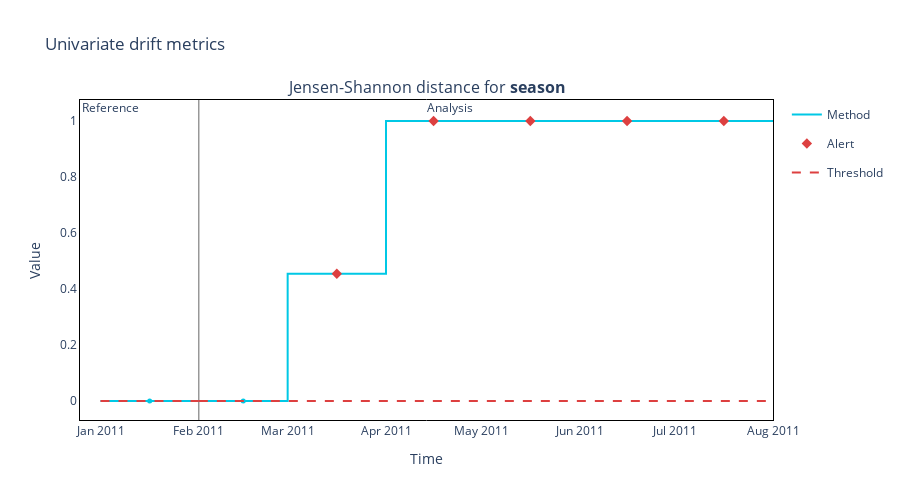

The notebook cell this image was saved under:
### Code cell
from source.mlops_observation.utils.visualization import drift_distribution_cat_plot
# t = drift_distribution_num_plot(
#     reference=reference,
#     current=current,
#     col='temp',
#     timestamp_col='time_stamp'
# ).show()
t = drift_distribution_cat_plot(
    reference=reference,
    current=current,
    col='season',
    timestamp_col='time_stamp',
    kind='drift'
)
t.show()

### Figure 1 — Plotly figure (JSON) as saved in the notebook; plotly's stock layout.template omitted (floating-point values rounded to 4 significant figures)
{"data": [{"hoverinfo": "skip", "legendgroup": "metric_reference", "line": {"color": "#00c8e5", "shape": "hv", "width": 2}, "mode": "lines", "name": "Method", "showlegend": true, "type": "scatter", "x": ["2011-01-01T00:00:00", "2011-01-31T23:59:59.999999"], "xaxis": "x", "y": [0, 0], "yaxis": "y"}, {"customdata": [["Jensen-Shannon distance for <b>season</b>", "<b style=\"color:#00c8e5;line-height:60px\">Reference</b>", "", "2011-01", "From <b>Jan-01-2011</b> to <b>Jan-31-2011</b>", 0]], "hovertemplate": "%{customdata[1]} &nbsp; &nbsp; %{customdata[2]} <br />Chunk: <b>%{customdata[3]}</b> &nbsp; &nbsp; %{customdata[4]} <br />%{customdata[0]}: <b>%{customdata[5]}</b><b r /><extra></extra>", "legendgroup": "metric_reference", "marker": {"color": "#00c8e5", "size": 5, "symbol": "circle"}, "mode": "markers", "name": "Method", "showlegend": false, "type": "scatter", "x": ["2011-01-16T11:59:59.999999"], "xaxis": "x", "y": [0, 0], "yaxis": "y"}, {"hoverinfo": "skip", "legendgroup": "metric_analysis", "line": {"color": "#00c8e5", "shape": "hv", "width": 2}, "mode": "lines", "name": "Method", "showlegend": false, "type": "scatter", "x": ["2011-02-01T00:00:00", "2011-03-01T00:00:00", "2011-04-01T00:00:00", "2011-05-01T00:00:00", "2011-06-01T00:00:00", "2011-07-01T00:00:00", "2011-07-31T23:59:59.999999"], "xaxis": "x", "y": [0, 0.454, 1, 1, 1, 1, 1], "yaxis": "y"}, {"customdata": [["Jensen-Shannon distance for <b>season</b>", "<b style=\"color:#00c8e5;line-height:60px\">Analysis</b>", "", "2011-02", "From <b>Feb-01-2011</b> to <b>Feb-28-2011</b>", 0], ["Jensen-Shannon distance for <b>season</b>", "<b style=\"color:#00c8e5;line-height:60px\">Analysis</b>", "<span style=\"color:#AD0000\">⚠ <b>Drift detected</b></span>", "2011-03", "From <b>Mar-01-2011</b> to <b>Mar-31-2011</b>", 0.454], ["Jensen-Shannon distance for <b>season</b>", "<b style=\"color:#00c8e5;line-height:60px\">Analysis</b>", "<span style=\"color:#AD0000\">⚠ <b>Drift detected</b></span>", "2011-04", "From <b>Apr-01-2011</b> to <b>Apr-30-2011</b>", 1], ["Jensen-Shannon distance for <b>season</b>", "<b style=\"color:#00c8e5;line-height:60px\">Analysis</b>", "<span style=\"color:#AD0000\">⚠ <b>Drift detected</b></span>", "2011-05", "From <b>May-01-2011</b> to <b>May-31-2011</b>", 1], ["Jensen-Shannon distance for <b>season</b>", "<b style=\"color:#00c8e5;line-height:60px\">Analysis</b>", "<span style=\"color:#AD0000\">⚠ <b>Drift detected</b></span>", "2011-06", "From <b>Jun-01-2011</b> to <b>Jun-30-2011</b>", 1], ["Jensen-Shannon distance for <b>season</b>", "<b style=\"color:#00c8e5;line-height:60px\">Analysis</b>", "<span style=\"color:#AD0000\">⚠ <b>Drift detected</b></span>", "2011-07", "From <b>Jul-01-2011</b> to <b>Jul-31-2011</b>", 1]], "hovertemplate": "%{customdata[1]} &nbsp; &nbsp; %{customdata[2]} <br />Chunk: <b>%{customdata[3]}</b> &nbsp; &nbsp; %{customdata[4]} <br />%{customdata[0]}: <b>%{customdata[5]}</b><b r /><extra></extra>", "legendgroup": "metric_analysis", "marker": {"color": "#00c8e5", "size": 5, "symbol": "circle"}, "mode": "markers", "name": "Method", "showlegend": false, "type": "scatter", "x": ["2011-02-15T00:00:00", "2011-03-16T12:00:00", "2011-04-16T00:00:00", "2011-05-16T12:00:00", "2011-06-16T00:00:00", "2011-07-16T11:59:59.999999"], "xaxis": "x", "y": [0, 0.454, 1, 1, 1, 1, 1], "yaxis": "y"}, {"hoverinfo": "skip", "legendgroup": "alert", "marker": {"color": "#DD4040", "size": 8, "symbol": "diamond"}, "mode": "markers", "name": "Alert", "showlegend": true, "type": "scatter", "x": ["2011-03-16T12:00:00", "2011-04-16T00:00:00", "2011-05-16T12:00:00", "2011-06-16T00:00:00", "2011-07-16T11:59:59.999999"], "xaxis": "x", "y": [0.454, 1, 1, 1, 1], "yaxis": "y"}, {"hoverinfo": "skip", "legendgroup": "thresh", "line": {"color": "#DD4040", "dash": "dash", "width": 2}, "mode": "lines", "name": "Threshold", "showlegend": true, "type": "scatter", "x": ["2011-01-01T00:00:00", "2011-01-31T23:59:59.999999"], "xaxis": "x", "y": [0, 0], "yaxis": "y"}, {"hoverinfo": "skip", "legendgroup": "thresh", "line": {"color": "#DD4040", "dash": "dash", "width": 2}, "mode": "lines", "name": "Threshold", "showlegend": false, "type": "scatter", "x": ["2011-02-01T00:00:00", "2011-03-01T00:00:00", "2011-04-01T00:00:00", "2011-05-01T00:00:00", "2011-06-01T00:00:00", "2011-07-01T00:00:00", "2011-07-31T23:59:59.999999"], "xaxis": "x", "y": [0, 0, 0, 0, 0, 0, 0], "yaxis": "y"}], "layout": {"annotations": [{"font": {"size": 16}, "showarrow": false, "text": "Jensen-Shannon distance for <b>season</b>", "x": 0.5, "xanchor": "center", "xref": "paper", "y": 1, "yanchor": "bottom", "yref": "paper"}, {"showarrow": false, "text": "Reference", "x": "2011-01-01T00:00:00", "xref": "x", "xshift": 10, "y": 1.01, "yref": "y domain"}, {"showarrow": false, "text": "Analysis", "x": "2011-04-16T08:00:00", "xref": "x", "xshift": 15, "y": 1.01, "yref": "y domain"}], "height": 500, "hoverlabel": {"bgcolor": "white", "font": {"size": 14}}, "legend": {"itemclick": false, "itemdoubleclick": false, "traceorder": "grouped"}, "paper_bgcolor": "rgba(0,0,0,0)", "plot_bgcolor": "rgba(0,0,0,0)", "shapes": [{"layer": "below", "line": {"color": "#666666", "width": 1}, "type": "line", "x0": "2011-02-01T00:00:00", "x1": "2011-02-01T00:00:00", "xref": "x", "y0": 0, "y1": 1, "yref": "y domain"}], "showlegend": true, "title": {"text": "Univariate drift metrics"}, "xaxis": {"anchor": "y", "domain": [0, 1], "linecolor": "black", "matches": "x", "mirror": true, "showgrid": false, "showline": true, "title": {"text": "Time"}, "type": "date", "zeroline": false}, "yaxis": {"anchor": "x", "domain": [0, 1], "linecolor": "black", "mirror": true, "showgrid": false, "showline": true, "title": {"text": "Value"}, "zeroline": false}}}
